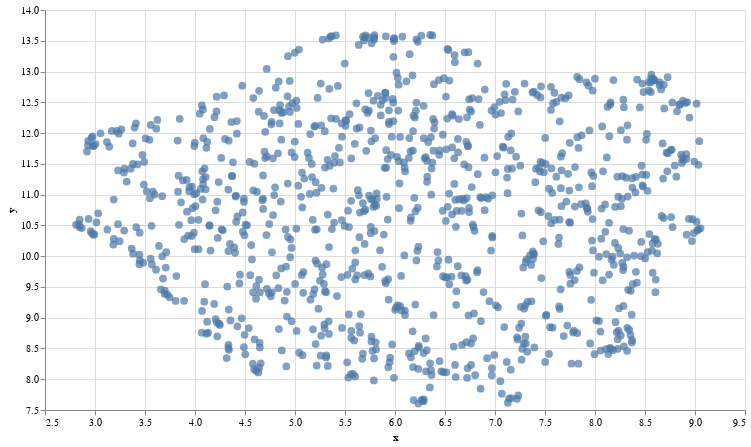

The cell this chart's notebook holds for it:
### Code cell
# Plot
chart = alt.Chart(df_explore).mark_circle(size=60).encode(
    x=#'x',
    alt.X('x',
        scale=alt.Scale(zero=False)
    ),
    y=
    alt.Y('y',
        scale=alt.Scale(zero=False)
    ),
    tooltip=['question']
).properties(
    width=700,
    height=400
)
chart.interactive()

### Figure 1 — Vega-Lite specification as saved in the notebook (floating-point values rounded to 4 significant figures; data arrays with more than 128 entries replaced by an {"elided": "..."} marker saying what was removed)
{"config": {"view": {"continuousWidth": 400, "continuousHeight": 300}}, "data": {"name": "data-ec43b0a59e93266764ce2f865123320b"}, "mark": {"type": "circle", "size": 60}, "encoding": {"tooltip": [{"field": "question", "type": "nominal"}], "x": {"field": "x", "scale": {"zero": false}, "type": "quantitative"}, "y": {"field": "y", "scale": {"zero": false}, "type": "quantitative"}}, "height": 400, "selection": {"selector002": {"type": "interval", "bind": "scales", "encodings": ["x", "y"]}}, "width": 700, "$schema": "https://vega.github.io/schema/vega-lite/v4.17.0.json", "datasets": {"data-ec43b0a59e93266764ce2f865123320b": {"elided": "1000 records"}}}
